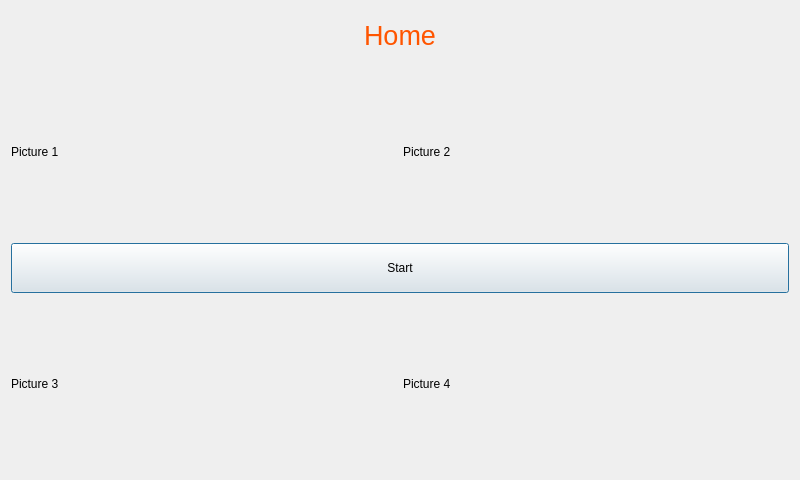
<?xml version="1.0" encoding="UTF-8"?>
<ui version="4.0">
 <class>WelcomeScreen</class>
 <widget class="QDialog" name="WelcomeScreen">
  <property name="geometry">
   <rect>
    <x>0</x>
    <y>0</y>
    <width>800</width>
    <height>480</height>
   </rect>
  </property>
  <property name="windowTitle">
   <string>Fridge Assist Kit .v2</string>
  </property>
  <property name="windowIcon">
   <iconset resource="imagesandicons.qrc">
    <normaloff>:/ImagesAndIcons/chilllogo.PNG</normaloff>:/ImagesAndIcons/chilllogo.PNG</iconset>
  </property>
  <layout class="QVBoxLayout" name="verticalLayout_2">
   <item>
    <layout class="QVBoxLayout" name="verticalLayout">
     <item>
      <widget class="QLabel" name="WelcomeScreenLabel">
       <property name="minimumSize">
        <size>
         <width>40</width>
         <height>40</height>
        </size>
       </property>
       <property name="maximumSize">
        <size>
         <width>800</width>
         <height>50</height>
        </size>
       </property>
       <property name="text">
        <string>&lt;html&gt;&lt;head/&gt;&lt;body&gt;&lt;p align=&quot;center&quot;&gt;&lt;span style=&quot; font-size:20pt; color:#ff5500;&quot;&gt;Home&lt;/span&gt;&lt;/p&gt;&lt;/body&gt;&lt;/html&gt;</string>
       </property>
      </widget>
     </item>
     <item>
      <layout class="QHBoxLayout" name="horizontalLayout">
       <item>
        <widget class="QLabel" name="WelcomeScreenPicture1">
         <property name="text">
          <string>Picture 1</string>
         </property>
        </widget>
       </item>
       <item>
        <widget class="QLabel" name="WelcomeScreenPicture2">
         <property name="text">
          <string>Picture 2</string>
         </property>
        </widget>
       </item>
      </layout>
     </item>
     <item>
      <widget class="QPushButton" name="WelcomeScreenStartButton">
       <property name="minimumSize">
        <size>
         <width>50</width>
         <height>50</height>
        </size>
       </property>
       <property name="maximumSize">
        <size>
         <width>800</width>
         <height>50</height>
        </size>
       </property>
       <property name="text">
        <string>Start</string>
       </property>
      </widget>
     </item>
     <item>
      <layout class="QHBoxLayout" name="horizontalLayout_2">
       <item>
        <widget class="QLabel" name="WelcomeScreenPicture3">
         <property name="text">
          <string>Picture 3</string>
         </property>
        </widget>
       </item>
       <item>
        <widget class="QLabel" name="WelcomeScreenPicture4">
         <property name="text">
          <string>Picture 4</string>
         </property>
        </widget>
       </item>
      </layout>
     </item>
    </layout>
   </item>
  </layout>
 </widget>
 <layoutdefault spacing="6" margin="11"/>
 <resources>
  <include location="imagesandicons.qrc"/>
 </resources>
 <connections/>
</ui>
